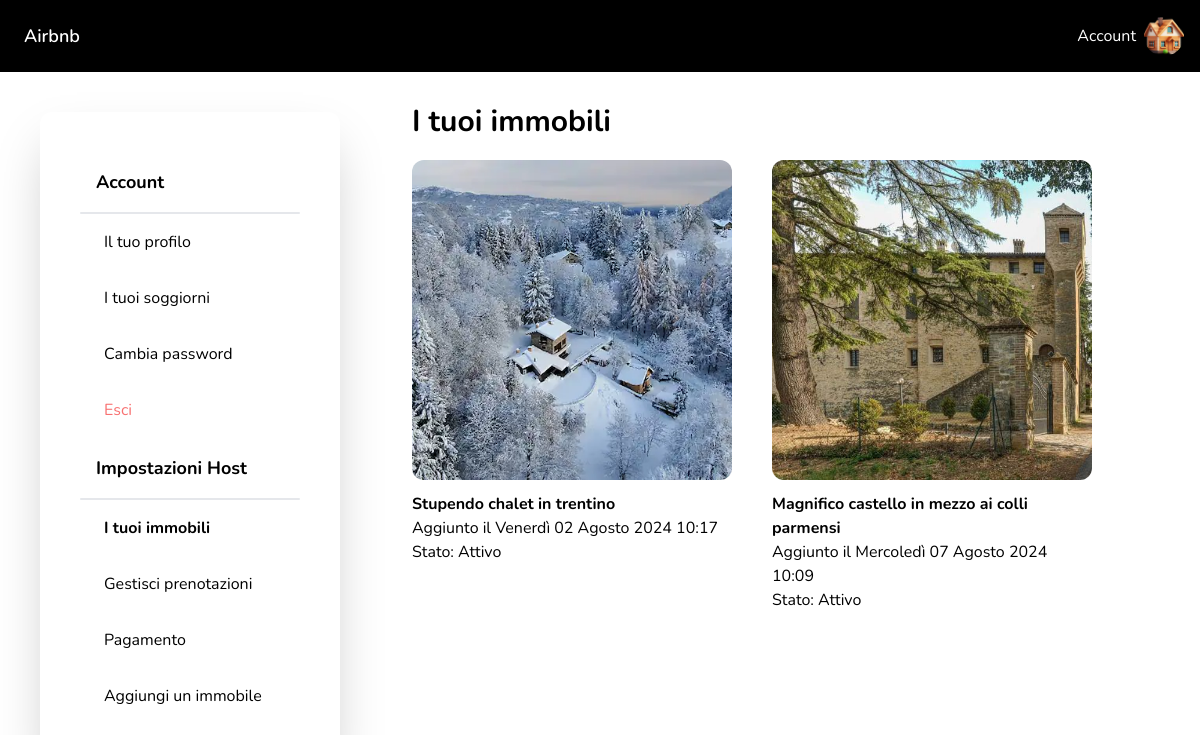
The app's page /account/insertions (signed in) with its own data.
### user/models.py (models this page shows, shortened)
class CustomUser(AbstractUser):
    pic = models.ImageField(upload_to='profile_pics', default='profile_pics/default.jpg', null=True)
    phone = models.CharField(max_length=16, null=True)
    birth_date = models.DateField(null=True)
    tax_code = models.CharField(max_length=16, null=True)
    iban = models.CharField(max_length=27, null=True)
    ROLES = (
        ('GUEST', 'Guest'),
        ('HOST', 'Host'),
    )
    role = models.CharField(max_length=5, choices=ROLES, default='GUEST')
    class Meta:
        verbose_name = "Utente"
        verbose_name_plural = 'Utenti'

### insertion/models.py (models this page shows, shortened)
class Insertion(models.Model):
    uuid = models.UUIDField(primary_key=True, editable=False, unique=True, default=uuid.uuid4)
    title = models.CharField(max_length=100)
    description = models.TextField()
    rules = models.TextField()
    services = models.JSONField(default=list)
    single_beds = models.IntegerField(null=False, default=1)
    king_beds = models.IntegerField(null=False, default=0)
    bedrooms = models.IntegerField(null=False, default=1)
    metadata = models.JSONField(default=dict)
    bathrooms = models.IntegerField(null=False, default=0)
    host = models.ForeignKey(CustomUser, on_delete=models.CASCADE, blank=False)
    created_at = models.DateTimeField(auto_now_add=True)
    updated_at = models.DateTimeField(auto_now=True)
    is_active = models.BooleanField(default=True, null=False)
    cover_image = models.ImageField(upload_to='covers', blank=False, null=False, default='profile_pics/default.jpg')
    latitude = models.FloatField(null=False)
    longitude = models.FloatField(null=False)
    max_guests = models.IntegerField(null=False, default=1)
    class Meta:
        verbose_name_plural = 'Insertions'

### user/decorators.py (the view)
    def _wrapped_view(request, *args, **kwargs):
        if request.user.role == 'HOST':
            return view_func(request, *args, **kwargs)
        else:
            return HttpResponseRedirect(reverse_lazy('user:profile'))

### theme/templatetags/custom_tags.py (called while the page is built)
@register.simple_tag(takes_context=True)
def url_active(context, viewname):
    request = context['request']
    current_path = request.path
    compare_path = reverse(viewname)
    if current_path == compare_path:
        return 'active'
    else:
        return ''

### user/views.py (called while the page is built)
@login_required(login_url='/login')
@only_host
def my_insertions_view(request):
    insertions = Insertion.objects.filter(host=request.user)
    return render(request, 'account/my_insertions.html', { 'insertions': insertions })

### theme/templates/account/my_insertions.html (shortened to what this page needs)
{% extends 'layouts/account.html' %}
{% block tag %}
<link rel="stylesheet" href="https://api.mapbox.com/mapbox-gl-js/plugins/mapbox-gl-geocoder/v5.0.0/mapbox-gl-geocoder.css" type="text/css">
{% endblock %}
{% block content1 %}
<div class="w-full flex flex-col gap-5 items-start">
    <h1 class="text-3xl font-bold">I tuoi immobili</h1>
    <div class="flex flex-row flex-wrap max-lg:m-auto gap-10">
        {% for insertion in insertions %}
            <a href="{% url 'user:editinsertion' insertion.uuid %}" class="insertion__card">
                <img
                src="{{ insertion.cover_image.url }}"
                alt="Card image"
                class="card__image rounded-xl"
                />
                <div class="card__content mt-3">
                <h3 class="card__title font-bold">{{ insertion.title }}</h3>
                <p>Aggiunto il {{ insertion.created_at }}</p>
                <p>Stato: {% if insertion.is_active  %}Attivo{% else %}Non attivo{% endif %}</p>
                </div>
            </a>
        {% endfor %}
    </div>
{% endblock %}

### theme/templates/partials/header.html (shortened to what this page needs)
<div class="w-100 m-auto text-center p-4 bg-black text-white">
    <nav class="flex items-center justify-between">
        <div class="flex items-center">
            <a href="/" class="ml-2 text-lg font-semibold">Airbnb</a>
        </div>
        <div class="flex items-center space-x-4">
            {% if request.user.is_authenticated %}
                <a href="/account" class="flex flex-row gap-2 items-center">
                    <span>Account</span>
                    <img src="{{ request.user.pic.url }}" class="profile__pic" />
                </a>
            {% else %}
                <a href="/login" class="hover:text-slate-100">Login</a>
            {% endif %}
        </div>
    </nav>
</div>

### theme/static/css/app.css (style rules this page uses)
.insertion__card { width: 20rem; }
.insertion__card .card__image { min-width: 20rem; height: 20rem; object-fit: cover; }
.profile__pic { width: 40px; height: 40px; border-radius: 100%; object-fit: cover; }

### theme/templates/layouts/base.html (style rules this page uses)
body { font-family: "Nunito", sans-serif; }

### records on screen
CustomUser: user.pic (placeholder picture)
Insertion: cover_image (picture), title "Stupendo chalet in trentino", created_at "Venerdì 02 Agosto 2024 10:17", is_active "Attivo"
Insertion: cover_image (picture), title "Magnifico castello in mezzo ai colli parmensi", created_at "Mercoledì 07 Agosto 2024 10:09", is_active "Attivo"
